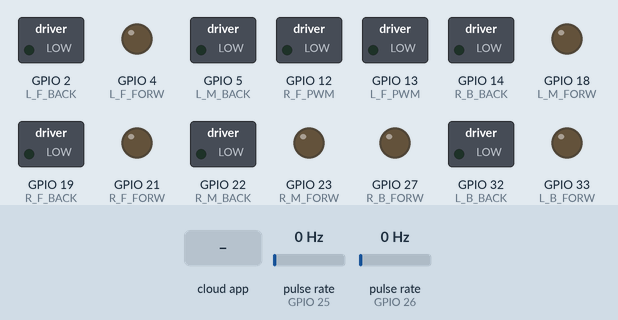
Bench run of a sketch on a simulated ESP32. On the bench: switched loads named in the sketch (green lamp = pin HIGH), output pins drawn as LEDs (lit = HIGH). Wiring (inferred from the names in the program): 2 × pulse sensor: data GPIO 25 / data GPIO 26. The inputs (shaded band) are chosen by the test bench; at power-on: pulse rate (sensors on GPIO 25, GPIO 26) 0 Hz. WiFi joins after 1.5 s; servers stay silent unless stated; the ROS host is connected and sends only what is stated; what the sketch prints to the serial monitor is not drawn.

Above: at 2.7 s.
2.8 s: the phone or cloud app sets linear.x to -100
At 4.2 s:
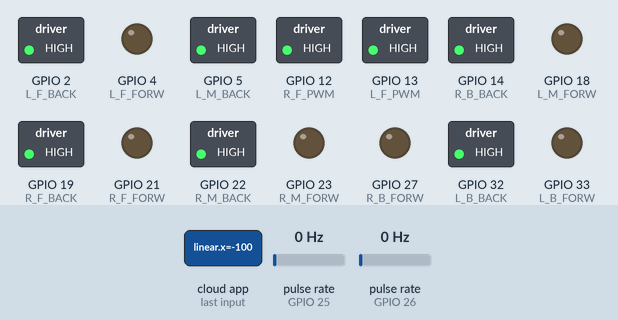
4.5 s: the phone or cloud app sets angular.z to -100
At 5.5 s:
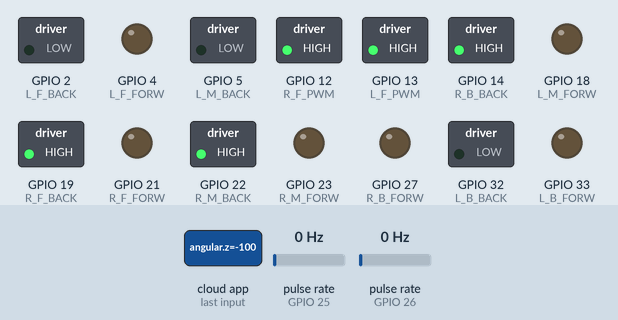
6.0 s: the phone or cloud app sets linear.x to 0
At 6.8 s:
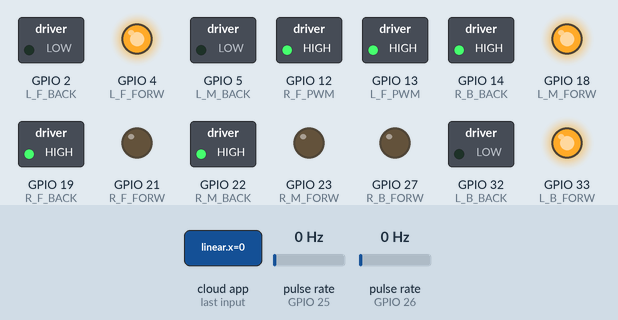
7.5 s: the phone or cloud app sets angular.z to 100
At 8.1 s:
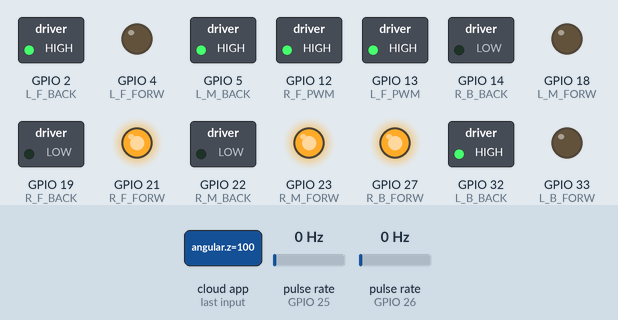
9.0 s: the phone or cloud app sets linear.x to 100
At 9.3 s:
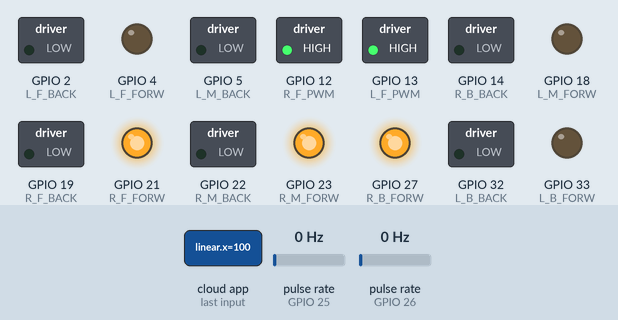
10.5 s: the phone or cloud app sets angular.z to 0
At 11.8 s:
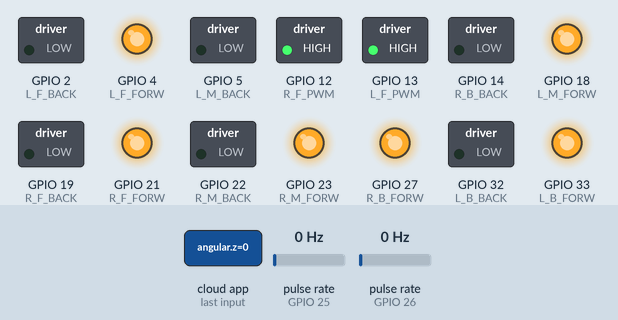
Timing chart, 0 to 13.0 s (numbered marks = the images above; inputs shaded):
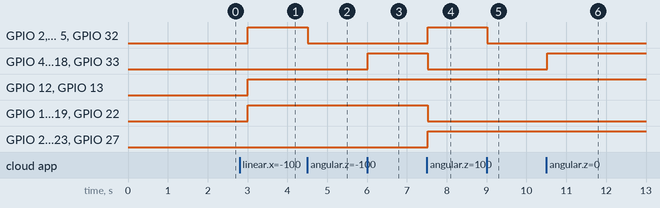

Measured:
- after the input at 2.8 s, GPIO 2 (L_F_BACK), GPIO 5 (L_M_BACK), GPIO 12 (R_F_PWM), GPIO 13 (L_F_PWM), GPIO 14 (R_B_BACK), GPIO 19 (R_F_BACK), GPIO 22 (R_M_BACK), GPIO 32 (L_B_BACK): LOW → HIGH after 0.21 s
- after the input at 4.5 s, GPIO 2 (L_F_BACK), GPIO 5 (L_M_BACK), GPIO 32 (L_B_BACK): HIGH → LOW at once
- after the input at 6.0 s, GPIO 4 (L_F_FORW), GPIO 18 (L_M_FORW), GPIO 33 (L_B_FORW): LOW → HIGH at once
- after the input at 7.5 s, GPIO 2 (L_F_BACK), GPIO 5 (L_M_BACK), GPIO 21 (R_F_FORW), GPIO 23 (R_M_FORW), GPIO 27 (R_B_FORW), GPIO 32 (L_B_BACK): LOW → HIGH at once; GPIO 4 (L_F_FORW), GPIO 14 (R_B_BACK), GPIO 18 (L_M_FORW), GPIO 19 (R_F_BACK), GPIO 22 (R_M_BACK), GPIO 33 (L_B_FORW): HIGH → LOW at once
- after the input at 9.0 s, GPIO 2 (L_F_BACK), GPIO 5 (L_M_BACK), GPIO 32 (L_B_BACK): HIGH → LOW at once
- after the input at 10.5 s, GPIO 4 (L_F_FORW), GPIO 18 (L_M_FORW), GPIO 33 (L_B_FORW): LOW → HIGH at once

The sketch:

awd_plus_app.ino
```cpp
#define ROSSERIAL_ARDUINO_TCP
#include "WiFi.h"
#include <AsyncTCP.h>
#include <ros.h>
#include <std_msgs/Int16.h>
#include <geometry_msgs/Twist.h>
#include <ESPAsyncWebServer.h>

#define UP 1
#define DOWN 2
#define LEFT 3
#define RIGHT 4
#define UP_LEFT 5
#define UP_RIGHT 6
#define DOWN_LEFT 7
#define DOWN_RIGHT 8
#define TURN_LEFT 9
#define TURN_RIGHT 10
#define STOP 0

#define FRONT_RIGHT_MOTOR 0
#define BACK_RIGHT_MOTOR 1
#define FRONT_LEFT_MOTOR 2
#define BACK_LEFT_MOTOR 3

#define FORWARD 1
#define BACKWARD -1

const int enc_r = 25;
const int enc_l = 26;

const uint8_t R_F_PWM = 12;
const uint8_t R_F_BACK = 19;
const uint8_t R_F_FORW = 21;

const uint8_t L_F_PWM = 13;
const uint8_t L_F_BACK = 2;
const uint8_t L_F_FORW = 4;

const uint8_t R_B_BACK = 14;
const uint8_t R_B_FORW = 27;

const uint8_t L_B_BACK = 32;
const uint8_t L_B_FORW = 33;


const uint8_t R_M_BACK = 22;
const uint8_t R_M_FORW = 23;

const uint8_t L_M_BACK = 5;
const uint8_t L_M_FORW = 18;


const uint8_t channel_L =0;
const uint8_t channel_R= 1;


int count_r=0;
int count_l=0;

float left_wheel;
float right_wheel;
//float b_left_wheel;
//float b_right_wheel;
//float m_left_wheel;
//float m_right_wheel;

IPAddress server(192, 168, 30, 15);
uint16_t serverPort = 11411;
const char*  ssid = "Sanjay's device";
const char*  password = "lightweight";

void cmdVel_to_pwm_cb( const geometry_msgs::Twist& velocity_msg);
ros::NodeHandle  nh;
ros::Subscriber<geometry_msgs::Twist> sub("/cmd_vel", &cmdVel_to_pwm_cb );


std_msgs::Int16 enc_r_msg;
std_msgs::Int16 enc_l_msg;
ros::Publisher right_enc("enc_r_values", &enc_r_msg );
ros::Publisher left_enc("enc_l_values", &enc_l_msg );


void setup(){
    Serial.begin(115200);
    setupWiFi();

    nh.getHardware()->setConnection(server, serverPort);
    nh.initNode();
    nh.advertise(right_enc);
    nh.advertise(left_enc);
    nh.subscribe(sub);
    pin_defination();

}

void loop(){
    right_enc.publish(&enc_r_msg);
    left_enc.publish(&enc_l_msg);
    nh.spinOnce();
    delay(500);
}


void cmdVel_to_pwm_cb( const geometry_msgs::Twist& velocity_msg){

    right_wheel = (velocity_msg.linear.x + velocity_msg.angular.z ) / 2 ;
    left_wheel = (velocity_msg.linear.x - velocity_msg.angular.z ) /2 ;

    direction();
    speed();
    if ( velocity_msg.linear.x ==0.0 & velocity_msg.angular.z ==0.0){
        stop();
    }
    Serial.print(left_wheel);Serial.print(" / ");Serial.println(right_wheel);

}

void setupWiFi()
{
   WiFi.begin(ssid, password);
   while (WiFi.status() != WL_CONNECTED) { delay(500);Serial.print("."); }
   Serial.print("SSID: ");
   Serial.println(WiFi.SSID());
   Serial.print("IP:   ");
   Serial.println(WiFi.localIP());

}

void pin_defination(){


  const int freq = 5000;
  const int res = 8;

  //pinMode(L_F_PWM,  OUTPUT);
  pinMode(L_F_FORW, OUTPUT);
  pinMode(L_F_BACK, OUTPUT);
  //pinMode(R_F_PWM,  OUTPUT);
  pinMode(R_F_FORW, OUTPUT);
  pinMode(R_F_BACK, OUTPUT);
  pinMode(L_B_FORW, OUTPUT);
  pinMode(L_B_BACK, OUTPUT);
  pinMode(R_B_FORW, OUTPUT);
  pinMode(R_B_BACK, OUTPUT);
  pinMode(L_M_FORW, OUTPUT);
  pinMode(L_M_BACK, OUTPUT);
  pinMode(R_M_FORW, OUTPUT);
  pinMode(R_M_BACK, OUTPUT);

  ledcSetup(channel_R ,freq , res);
  ledcSetup(channel_L ,freq , res);

  ledcAttachPin(R_F_PWM,channel_R);
  ledcAttachPin(L_F_PWM,channel_L);
    pinMode(enc_r,INPUT);
    pinMode(enc_l,INPUT);
    attachInterrupt(digitalPinToInterrupt(enc_r),Update_encR,CHANGE);
    attachInterrupt(digitalPinToInterrupt(enc_l),Update_encL,CHANGE);
}

void Update_encR(){
    enc_r_msg.data=count_r ++;

}

void Update_encL(){
    enc_l_msg.data=count_l ++;

}


void direction(){


    digitalWrite(L_F_FORW, left_wheel > 0);
    digitalWrite(L_F_BACK, left_wheel < 0);


    digitalWrite(L_M_FORW, left_wheel > 0);
    digitalWrite(L_M_BACK, left_wheel < 0);


    digitalWrite(L_B_FORW, left_wheel > 0);
    digitalWrite(L_B_BACK, left_wheel < 0);


    digitalWrite(R_F_FORW, right_wheel > 0);
    digitalWrite(R_F_BACK, right_wheel < 0);


    digitalWrite(R_M_FORW, right_wheel > 0);
    digitalWrite(R_M_BACK, right_wheel < 0);


    digitalWrite(R_B_FORW, right_wheel > 0);
    digitalWrite(R_B_BACK, right_wheel < 0);


}

void speed (){
    ledcWrite(channel_R, 300);
    ledcWrite(channel_L, 300);
}

void stop()
{


   ledcWrite(channel_R, 0);
   ledcWrite(channel_L, 0);
}
```
